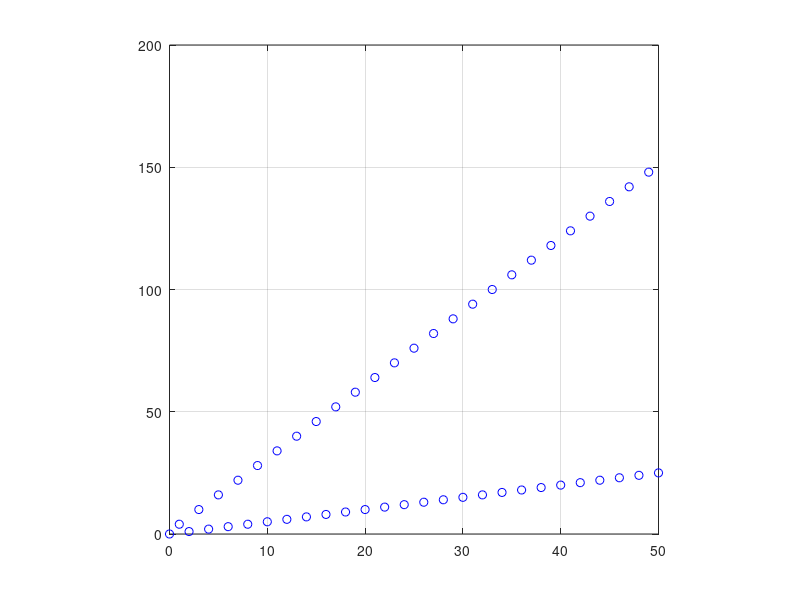

The MATLAB script that drew this image:
clear; clc;
x = -3:5;
x = -3:0.01:5;
x = linspace(-3, 5, 1000);

f = x.^2.*exp(x).*sin(x);
plot(x,f);

g = @(x) x^2+2*x-tan(x);
yo = g(1);

p = @(x) 2*x^3 - 5*x^2 + 8;
p(2);

%%

clear;clc;

p = [2,-5,0,8];
polyval(p,2)

roots(p)

interval = linspace(-10,10, 1000);
val_p = polyval(p, interval);
plot(interval, val_p)

grid on
axis square

%%

x = linspace(0,1,1000);
f = exp(10*x.*(x-1)).*sin(12*pi*x);
plot(x,f,'r')
hold on

g = 3*exp(5*x.^2-1).*cos(12*pi*x);
plot(x,g, 'b')
grid on 
axis square

hold off

%%

x = linspace(0,2*pi, 1000);
f1 = cos(x);
f2 = sin(x);
f3 = cos(2*x);
plot(x,f1,x,f2,x,f3)

%%

x = linspace(-4,4, 1000);
y = linspace(-4,4,1000);
f = @(x,y) exp(x.^2+y.^2);

[Xd,Yd] = meshgrid(x,y);
Z = f(Xd, Yd);
mesh(Xd,Yd,Z)
grid on

%%
clear;clc;

x = linspace(-2,2,1000);
y = linspace(-4,4,1000);
g = @(x,y) exp(-(x-1/2).^2+(y-1/2).^2);

[Xd, Yd] = meshgrid(x,y);
Z = g(Xd, Yd);
mesh(Xd, Yd, Z);
grid on

%%
clear;clc;
t = linspace(0,10*pi, 1000);
a = input('Dati o valoare pentru a');
b = input('Dati o valoare pentru b');
xt = (a+b)*cos(t) - b*cos((a/b+1)*t);
yt = (a+b)*(sin(t)) - b*sin((a/b+1)*t);

plot(xt, yt)
grid on
axis equal
plot3(t, xt, yt);

grid on

%%

clear;clc;

xpar = 0:2:50;
ximpar = 1:2:50;

f_par = xpar/2;
f_impar = 3*ximpar+1;

plot(xpar, f_par, 'ob');
hold on
plot(ximpar, f_impar, 'ob')
grid on
axis square
